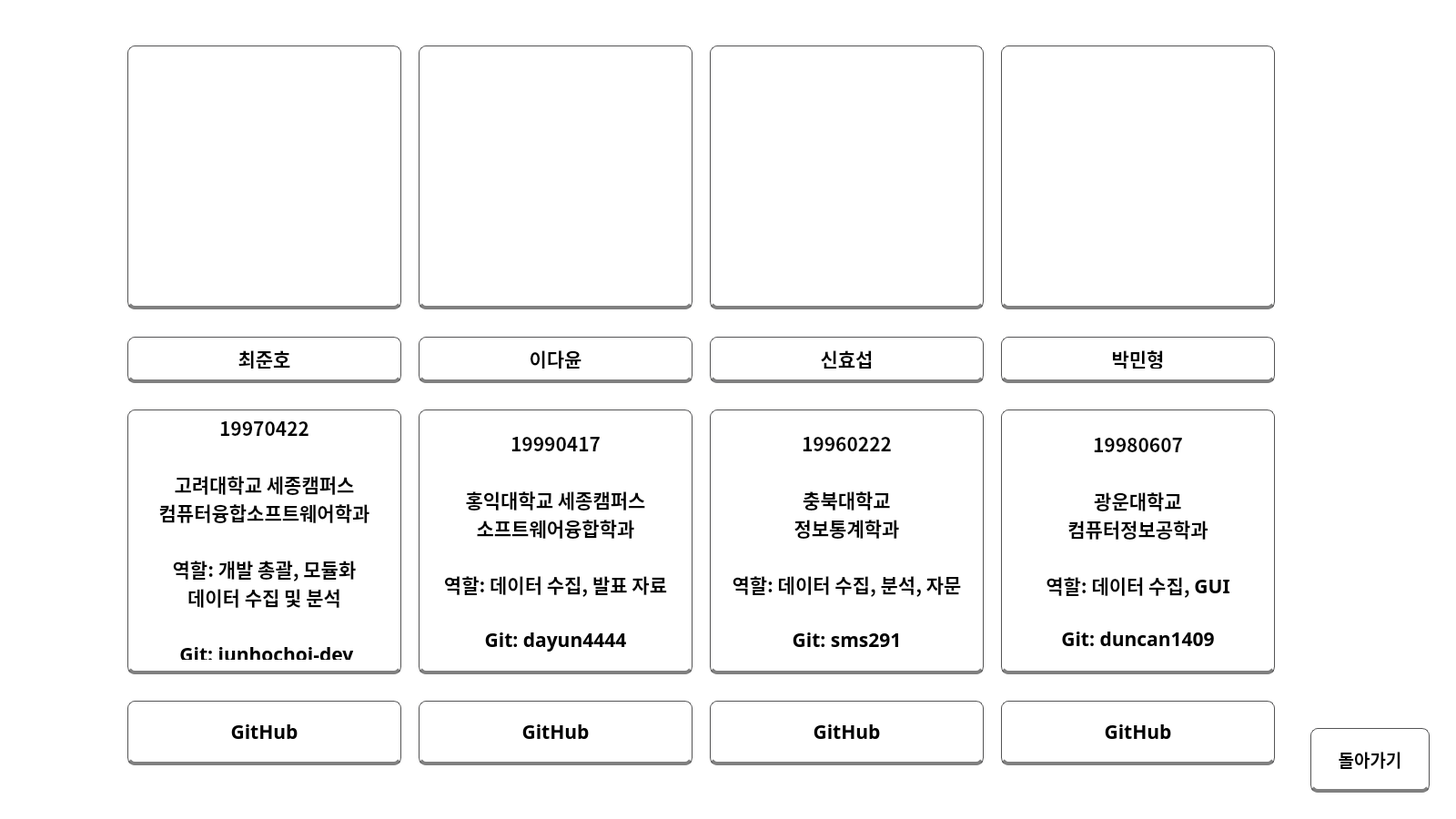
<?xml version="1.0" encoding="UTF-8"?>
<ui version="4.0">
 <class>Form</class>
 <widget class="QWidget" name="Form">
  <property name="geometry">
   <rect>
    <x>0</x>
    <y>0</y>
    <width>1600</width>
    <height>900</height>
   </rect>
  </property>
  <property name="windowTitle">
   <string>Form</string>
  </property>
  <property name="styleSheet">
   <string notr="true">QWidget{
	background-color: rgb(255, 255, 255)
}
QLabel{
	background-color: rgb(255,255,255,0);
}
QPushButton{
	border:1px solid rgb(84, 84, 85);
	background-color: rgb(255, 255, 255);
	padding: 12px;
	border-radius: 8px;
	border-bottom: 4px solid grey;
	
	color: rgb(0, 0, 0)
}</string>
  </property>
  <widget class="QPushButton" name="pushButton">
   <property name="geometry">
    <rect>
     <x>140</x>
     <y>50</y>
     <width>301</width>
     <height>290</height>
    </rect>
   </property>
   <property name="text">
    <string/>
   </property>
   <property name="icon">
    <iconset>
     <normaloff>images/dev_choi.jpg</normaloff>images/dev_choi.jpg</iconset>
   </property>
   <property name="iconSize">
    <size>
     <width>250</width>
     <height>250</height>
    </size>
   </property>
  </widget>
  <widget class="QPushButton" name="pushButton_2">
   <property name="geometry">
    <rect>
     <x>460</x>
     <y>50</y>
     <width>301</width>
     <height>290</height>
    </rect>
   </property>
   <property name="text">
    <string/>
   </property>
   <property name="icon">
    <iconset>
     <normaloff>images/dev_lee.jpg</normaloff>images/dev_lee.jpg</iconset>
   </property>
   <property name="iconSize">
    <size>
     <width>250</width>
     <height>250</height>
    </size>
   </property>
  </widget>
  <widget class="QPushButton" name="pushButton_3">
   <property name="geometry">
    <rect>
     <x>780</x>
     <y>50</y>
     <width>301</width>
     <height>290</height>
    </rect>
   </property>
   <property name="text">
    <string/>
   </property>
   <property name="icon">
    <iconset>
     <normaloff>images/dev_shin.jpg</normaloff>images/dev_shin.jpg</iconset>
   </property>
   <property name="iconSize">
    <size>
     <width>250</width>
     <height>250</height>
    </size>
   </property>
  </widget>
  <widget class="QPushButton" name="pushButton_4">
   <property name="geometry">
    <rect>
     <x>1100</x>
     <y>50</y>
     <width>301</width>
     <height>290</height>
    </rect>
   </property>
   <property name="text">
    <string/>
   </property>
   <property name="icon">
    <iconset>
     <normaloff>images/dev_park1.png</normaloff>images/dev_park1.png</iconset>
   </property>
   <property name="iconSize">
    <size>
     <width>250</width>
     <height>250</height>
    </size>
   </property>
  </widget>
  <widget class="QPushButton" name="pushButton_5">
   <property name="geometry">
    <rect>
     <x>140</x>
     <y>370</y>
     <width>301</width>
     <height>51</height>
    </rect>
   </property>
   <property name="font">
    <font>
     <family>여기어때 잘난체 OTF</family>
     <pointsize>16</pointsize>
     <weight>75</weight>
     <bold>true</bold>
    </font>
   </property>
   <property name="text">
    <string>최준호</string>
   </property>
  </widget>
  <widget class="QPushButton" name="pushButton_6">
   <property name="geometry">
    <rect>
     <x>460</x>
     <y>370</y>
     <width>301</width>
     <height>51</height>
    </rect>
   </property>
   <property name="font">
    <font>
     <family>여기어때 잘난체 OTF</family>
     <pointsize>16</pointsize>
     <weight>75</weight>
     <bold>true</bold>
    </font>
   </property>
   <property name="text">
    <string>이다윤</string>
   </property>
  </widget>
  <widget class="QPushButton" name="pushButton_7">
   <property name="geometry">
    <rect>
     <x>780</x>
     <y>370</y>
     <width>301</width>
     <height>51</height>
    </rect>
   </property>
   <property name="font">
    <font>
     <family>여기어때 잘난체 OTF</family>
     <pointsize>16</pointsize>
     <weight>75</weight>
     <bold>true</bold>
    </font>
   </property>
   <property name="text">
    <string>신효섭</string>
   </property>
  </widget>
  <widget class="QPushButton" name="pushButton_8">
   <property name="geometry">
    <rect>
     <x>1100</x>
     <y>370</y>
     <width>301</width>
     <height>51</height>
    </rect>
   </property>
   <property name="font">
    <font>
     <family>여기어때 잘난체 OTF</family>
     <pointsize>16</pointsize>
     <weight>75</weight>
     <bold>true</bold>
    </font>
   </property>
   <property name="text">
    <string>박민형</string>
   </property>
  </widget>
  <widget class="QPushButton" name="pushButton_9">
   <property name="geometry">
    <rect>
     <x>140</x>
     <y>450</y>
     <width>301</width>
     <height>291</height>
    </rect>
   </property>
   <property name="font">
    <font>
     <family>여기어때 잘난체 OTF</family>
     <pointsize>16</pointsize>
     <weight>75</weight>
     <bold>true</bold>
    </font>
   </property>
   <property name="text">
    <string>19970422

고려대학교 세종캠퍼스
컴퓨터융합소프트웨어학과

역할: 개발 총괄, 모듈화
데이터 수집 및 분석

 Git: junhochoi-dev</string>
   </property>
  </widget>
  <widget class="QPushButton" name="pushButton_10">
   <property name="geometry">
    <rect>
     <x>460</x>
     <y>450</y>
     <width>301</width>
     <height>291</height>
    </rect>
   </property>
   <property name="font">
    <font>
     <family>여기어때 잘난체 OTF</family>
     <pointsize>16</pointsize>
     <weight>75</weight>
     <bold>true</bold>
    </font>
   </property>
   <property name="text">
    <string>19990417

홍익대학교 세종캠퍼스
소프트웨어융합학과

역할: 데이터 수집, 발표 자료

Git: dayun4444</string>
   </property>
  </widget>
  <widget class="QPushButton" name="pushButton_11">
   <property name="geometry">
    <rect>
     <x>780</x>
     <y>450</y>
     <width>301</width>
     <height>291</height>
    </rect>
   </property>
   <property name="font">
    <font>
     <family>여기어때 잘난체 OTF</family>
     <pointsize>16</pointsize>
     <weight>75</weight>
     <bold>true</bold>
    </font>
   </property>
   <property name="text">
    <string>19960222

충북대학교
정보통계학과

역할: 데이터 수집, 분석, 자문

Git: sms291</string>
   </property>
  </widget>
  <widget class="QPushButton" name="pushButton_12">
   <property name="geometry">
    <rect>
     <x>1100</x>
     <y>450</y>
     <width>301</width>
     <height>291</height>
    </rect>
   </property>
   <property name="font">
    <font>
     <family>여기어때 잘난체 OTF</family>
     <pointsize>16</pointsize>
     <weight>75</weight>
     <bold>true</bold>
    </font>
   </property>
   <property name="text">
    <string>19980607

광운대학교
컴퓨터정보공학과

역할: 데이터 수집, GUI

Git: duncan1409</string>
   </property>
  </widget>
  <widget class="QPushButton" name="pushButton_13">
   <property name="geometry">
    <rect>
     <x>140</x>
     <y>770</y>
     <width>301</width>
     <height>71</height>
    </rect>
   </property>
   <property name="font">
    <font>
     <family>여기어때 잘난체 OTF</family>
     <pointsize>16</pointsize>
     <weight>75</weight>
     <bold>true</bold>
    </font>
   </property>
   <property name="text">
    <string>GitHub</string>
   </property>
   <property name="iconSize">
    <size>
     <width>20</width>
     <height>20</height>
    </size>
   </property>
  </widget>
  <widget class="QPushButton" name="pushButton_14">
   <property name="geometry">
    <rect>
     <x>460</x>
     <y>770</y>
     <width>301</width>
     <height>71</height>
    </rect>
   </property>
   <property name="font">
    <font>
     <family>여기어때 잘난체 OTF</family>
     <pointsize>16</pointsize>
     <weight>75</weight>
     <bold>true</bold>
    </font>
   </property>
   <property name="text">
    <string>GitHub</string>
   </property>
  </widget>
  <widget class="QPushButton" name="pushButton_15">
   <property name="geometry">
    <rect>
     <x>780</x>
     <y>770</y>
     <width>301</width>
     <height>71</height>
    </rect>
   </property>
   <property name="font">
    <font>
     <family>여기어때 잘난체 OTF</family>
     <pointsize>16</pointsize>
     <weight>75</weight>
     <bold>true</bold>
    </font>
   </property>
   <property name="text">
    <string>GitHub</string>
   </property>
  </widget>
  <widget class="QPushButton" name="pushButton_16">
   <property name="geometry">
    <rect>
     <x>1100</x>
     <y>770</y>
     <width>301</width>
     <height>71</height>
    </rect>
   </property>
   <property name="font">
    <font>
     <family>여기어때 잘난체 OTF</family>
     <pointsize>16</pointsize>
     <weight>75</weight>
     <bold>true</bold>
    </font>
   </property>
   <property name="text">
    <string>GitHub</string>
   </property>
  </widget>
  <widget class="QPushButton" name="pushButton_17">
   <property name="geometry">
    <rect>
     <x>1440</x>
     <y>800</y>
     <width>131</width>
     <height>71</height>
    </rect>
   </property>
   <property name="font">
    <font>
     <family>여기어때 잘난체 OTF</family>
     <pointsize>14</pointsize>
     <weight>75</weight>
     <bold>true</bold>
    </font>
   </property>
   <property name="text">
    <string>돌아가기</string>
   </property>
  </widget>
 </widget>
 <resources/>
 <connections>
  <connection>
   <sender>pushButton_13</sender>
   <signal>clicked()</signal>
   <receiver>Form</receiver>
   <slot>git_choi()</slot>
   <hints>
    <hint type="sourcelabel">
     <x>131</x>
     <y>817</y>
    </hint>
    <hint type="destinationlabel">
     <x>180</x>
     <y>879</y>
    </hint>
   </hints>
  </connection>
  <connection>
   <sender>pushButton_14</sender>
   <signal>clicked()</signal>
   <receiver>Form</receiver>
   <slot>git_lee()</slot>
   <hints>
    <hint type="sourcelabel">
     <x>673</x>
     <y>831</y>
    </hint>
    <hint type="destinationlabel">
     <x>748</x>
     <y>876</y>
    </hint>
   </hints>
  </connection>
  <connection>
   <sender>pushButton_15</sender>
   <signal>clicked()</signal>
   <receiver>Form</receiver>
   <slot>git_shin()</slot>
   <hints>
    <hint type="sourcelabel">
     <x>1032</x>
     <y>833</y>
    </hint>
    <hint type="destinationlabel">
     <x>1097</x>
     <y>875</y>
    </hint>
   </hints>
  </connection>
  <connection>
   <sender>pushButton_16</sender>
   <signal>clicked()</signal>
   <receiver>Form</receiver>
   <slot>git_park()</slot>
   <hints>
    <hint type="sourcelabel">
     <x>1453</x>
     <y>810</y>
    </hint>
    <hint type="destinationlabel">
     <x>1512</x>
     <y>876</y>
    </hint>
   </hints>
  </connection>
 </connections>
 <slots>
  <slot>git_choi()</slot>
  <slot>git_lee()</slot>
  <slot>git_shin()</slot>
  <slot>git_park()</slot>
 </slots>
</ui>
